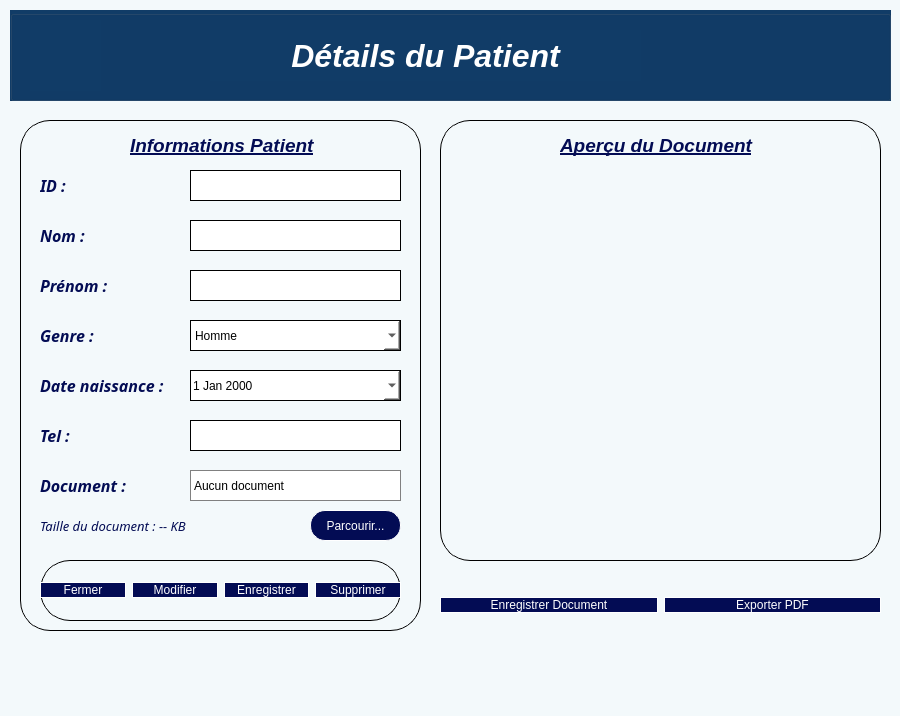
<?xml version="1.0" encoding="UTF-8"?>
<ui version="4.0">
 <class>PatientDetailsDialog</class>
 <widget class="QDialog" name="PatientDetailsDialog">
  <property name="geometry">
   <rect>
    <x>0</x>
    <y>0</y>
    <width>900</width>
    <height>716</height>
   </rect>
  </property>
  <property name="windowTitle">
   <string>Détails du Patient</string>
  </property>
  <property name="styleSheet">
   <string notr="true">color: rgb(0, 0, 0);
background-color: rgb(243, 249, 251);</string>
  </property>
  <widget class="QGroupBox" name="headerGroup">
   <property name="geometry">
    <rect>
     <x>10</x>
     <y>10</y>
     <width>881</width>
     <height>91</height>
    </rect>
   </property>
   <property name="styleSheet">
    <string notr="true">background-color: rgb(17, 60, 103);
color: rgb(255, 255, 255);</string>
   </property>
   <property name="title">
    <string/>
   </property>
   <widget class="QLabel" name="headerLabel">
    <property name="geometry">
     <rect>
      <x>200</x>
      <y>20</y>
      <width>431</width>
      <height>51</height>
     </rect>
    </property>
    <property name="font">
     <font>
      <family>Segoe UI</family>
      <pointsize>24</pointsize>
      <italic>true</italic>
      <bold>true</bold>
     </font>
    </property>
    <property name="styleSheet">
     <string notr="true">color: rgb(255, 255, 255);</string>
    </property>
    <property name="text">
     <string>Détails du Patient</string>
    </property>
    <property name="alignment">
     <set>Qt::AlignmentFlag::AlignCenter</set>
    </property>
   </widget>
   <widget class="QLabel" name="logoLabel">
    <property name="geometry">
     <rect>
      <x>20</x>
      <y>10</y>
      <width>71</width>
      <height>71</height>
     </rect>
    </property>
    <property name="styleSheet">
     <string notr="true">image: url(:/new/prefix1/image/Adobe Express - file (5).png);</string>
    </property>
    <property name="text">
     <string/>
    </property>
   </widget>
  </widget>
  <widget class="QFrame" name="patientInfoFrame">
   <property name="geometry">
    <rect>
     <x>20</x>
     <y>120</y>
     <width>401</width>
     <height>511</height>
    </rect>
   </property>
   <property name="styleSheet">
    <string notr="true">border:1px solid black;
border-radius:30px;
background-color: none;
color:#030C54</string>
   </property>
   <property name="frameShape">
    <enum>QFrame::Shape::StyledPanel</enum>
   </property>
   <property name="frameShadow">
    <enum>QFrame::Shadow::Raised</enum>
   </property>
   <widget class="QLabel" name="idLbl">
    <property name="geometry">
     <rect>
      <x>20</x>
      <y>50</y>
      <width>41</width>
      <height>31</height>
     </rect>
    </property>
    <property name="font">
     <font>
      <family>Perpetua</family>
      <pointsize>12</pointsize>
      <italic>true</italic>
      <bold>true</bold>
     </font>
    </property>
    <property name="styleSheet">
     <string notr="true">border: none;
color:#030C54</string>
    </property>
    <property name="text">
     <string>ID :</string>
    </property>
   </widget>
   <widget class="QLabel" name="nomLbl">
    <property name="geometry">
     <rect>
      <x>20</x>
      <y>100</y>
      <width>61</width>
      <height>31</height>
     </rect>
    </property>
    <property name="font">
     <font>
      <family>Perpetua</family>
      <pointsize>12</pointsize>
      <italic>true</italic>
      <bold>true</bold>
     </font>
    </property>
    <property name="styleSheet">
     <string notr="true">border: none;
color:#030C54</string>
    </property>
    <property name="text">
     <string>Nom :</string>
    </property>
   </widget>
   <widget class="QLabel" name="prenomLbl">
    <property name="geometry">
     <rect>
      <x>20</x>
      <y>150</y>
      <width>81</width>
      <height>31</height>
     </rect>
    </property>
    <property name="font">
     <font>
      <family>Perpetua</family>
      <pointsize>12</pointsize>
      <italic>true</italic>
      <bold>true</bold>
     </font>
    </property>
    <property name="styleSheet">
     <string notr="true">border: none;
color:#030C54</string>
    </property>
    <property name="text">
     <string>Prénom :</string>
    </property>
   </widget>
   <widget class="QLabel" name="genreLbl">
    <property name="geometry">
     <rect>
      <x>20</x>
      <y>200</y>
      <width>71</width>
      <height>31</height>
     </rect>
    </property>
    <property name="font">
     <font>
      <family>Perpetua</family>
      <pointsize>12</pointsize>
      <italic>true</italic>
      <bold>true</bold>
     </font>
    </property>
    <property name="styleSheet">
     <string notr="true">border: none;
color:#030C54</string>
    </property>
    <property name="text">
     <string>Genre :</string>
    </property>
   </widget>
   <widget class="QLabel" name="dateLbl">
    <property name="geometry">
     <rect>
      <x>20</x>
      <y>250</y>
      <width>141</width>
      <height>31</height>
     </rect>
    </property>
    <property name="font">
     <font>
      <family>Perpetua</family>
      <pointsize>12</pointsize>
      <italic>true</italic>
      <bold>true</bold>
     </font>
    </property>
    <property name="styleSheet">
     <string notr="true">border: none;
color:#030C54</string>
    </property>
    <property name="text">
     <string>Date naissance :</string>
    </property>
   </widget>
   <widget class="QLabel" name="telLbl">
    <property name="geometry">
     <rect>
      <x>20</x>
      <y>300</y>
      <width>71</width>
      <height>31</height>
     </rect>
    </property>
    <property name="font">
     <font>
      <family>Perpetua</family>
      <pointsize>12</pointsize>
      <italic>true</italic>
      <bold>true</bold>
     </font>
    </property>
    <property name="styleSheet">
     <string notr="true">border: none;
color:#030C54</string>
    </property>
    <property name="text">
     <string>Tel :</string>
    </property>
   </widget>
   <widget class="QLineEdit" name="idLineEdit">
    <property name="geometry">
     <rect>
      <x>170</x>
      <y>50</y>
      <width>211</width>
      <height>31</height>
     </rect>
    </property>
    <property name="styleSheet">
     <string notr="true">background-color: rgb(255, 255, 255);
color: rgb(0, 0, 0);</string>
    </property>
    <property name="readOnly">
     <bool>true</bool>
    </property>
   </widget>
   <widget class="QLineEdit" name="nomLineEdit">
    <property name="geometry">
     <rect>
      <x>170</x>
      <y>100</y>
      <width>211</width>
      <height>31</height>
     </rect>
    </property>
    <property name="styleSheet">
     <string notr="true">background-color: rgb(255, 255, 255);
color: rgb(0, 0, 0);</string>
    </property>
    <property name="readOnly">
     <bool>true</bool>
    </property>
   </widget>
   <widget class="QLineEdit" name="prenomLineEdit">
    <property name="geometry">
     <rect>
      <x>170</x>
      <y>150</y>
      <width>211</width>
      <height>31</height>
     </rect>
    </property>
    <property name="styleSheet">
     <string notr="true">background-color: rgb(255, 255, 255);
color: rgb(0, 0, 0);</string>
    </property>
    <property name="readOnly">
     <bool>true</bool>
    </property>
   </widget>
   <widget class="QLineEdit" name="telLineEdit">
    <property name="geometry">
     <rect>
      <x>170</x>
      <y>300</y>
      <width>211</width>
      <height>31</height>
     </rect>
    </property>
    <property name="styleSheet">
     <string notr="true">background-color: rgb(255, 255, 255);
color: rgb(0, 0, 0);</string>
    </property>
    <property name="readOnly">
     <bool>true</bool>
    </property>
   </widget>
   <widget class="QComboBox" name="genreComboBox">
    <property name="enabled">
     <bool>false</bool>
    </property>
    <property name="geometry">
     <rect>
      <x>170</x>
      <y>200</y>
      <width>211</width>
      <height>31</height>
     </rect>
    </property>
    <property name="styleSheet">
     <string notr="true">background-color: rgb(255, 255, 255);
color: rgb(0, 0, 0);</string>
    </property>
    <item>
     <property name="text">
      <string>Homme</string>
     </property>
    </item>
    <item>
     <property name="text">
      <string>Femme</string>
     </property>
    </item>
   </widget>
   <widget class="QDateEdit" name="dateEdit">
    <property name="geometry">
     <rect>
      <x>170</x>
      <y>250</y>
      <width>211</width>
      <height>31</height>
     </rect>
    </property>
    <property name="styleSheet">
     <string notr="true">background-color: rgb(255, 255, 255);
color: rgb(0, 0, 0);</string>
    </property>
    <property name="readOnly">
     <bool>true</bool>
    </property>
    <property name="calendarPopup">
     <bool>true</bool>
    </property>
   </widget>
   <widget class="QLabel" name="documentLbl">
    <property name="geometry">
     <rect>
      <x>20</x>
      <y>350</y>
      <width>141</width>
      <height>31</height>
     </rect>
    </property>
    <property name="font">
     <font>
      <family>Perpetua</family>
      <pointsize>12</pointsize>
      <italic>true</italic>
      <bold>true</bold>
     </font>
    </property>
    <property name="styleSheet">
     <string notr="true">border: none;
color:#030C54</string>
    </property>
    <property name="text">
     <string>Document :</string>
    </property>
   </widget>
   <widget class="QLabel" name="documentNameLabel">
    <property name="geometry">
     <rect>
      <x>170</x>
      <y>350</y>
      <width>211</width>
      <height>31</height>
     </rect>
    </property>
    <property name="styleSheet">
     <string notr="true">background-color: rgb(255, 255, 255);
color: rgb(0, 0, 0);
border: 1px solid gray;</string>
    </property>
    <property name="text">
     <string>Aucun document</string>
    </property>
    <property name="alignment">
     <set>Qt::AlignmentFlag::AlignLeading|Qt::AlignmentFlag::AlignLeft|Qt::AlignmentFlag::AlignVCenter</set>
    </property>
   </widget>
   <widget class="QPushButton" name="browseButtonp">
    <property name="enabled">
     <bool>false</bool>
    </property>
    <property name="geometry">
     <rect>
      <x>290</x>
      <y>390</y>
      <width>91</width>
      <height>31</height>
     </rect>
    </property>
    <property name="styleSheet">
     <string notr="true">border:1px solid white;
border-radius:15px;
background-color:#030C54;
color:white</string>
    </property>
    <property name="text">
     <string>Parcourir...</string>
    </property>
   </widget>
   <widget class="QLabel" name="documentSizeLabel">
    <property name="geometry">
     <rect>
      <x>20</x>
      <y>390</y>
      <width>241</width>
      <height>31</height>
     </rect>
    </property>
    <property name="font">
     <font>
      <family>Perpetua</family>
      <pointsize>10</pointsize>
      <italic>true</italic>
     </font>
    </property>
    <property name="styleSheet">
     <string notr="true">border: none;
color:#030C54</string>
    </property>
    <property name="text">
     <string>Taille du document : -- KB</string>
    </property>
   </widget>
   <widget class="QLabel" name="patientInfoTitle">
    <property name="geometry">
     <rect>
      <x>110</x>
      <y>10</y>
      <width>261</width>
      <height>31</height>
     </rect>
    </property>
    <property name="font">
     <font>
      <pointsize>14</pointsize>
      <italic>true</italic>
      <bold>true</bold>
      <underline>true</underline>
     </font>
    </property>
    <property name="styleSheet">
     <string notr="true">border: none;
color:#030C54</string>
    </property>
    <property name="text">
     <string>Informations Patient</string>
    </property>
   </widget>
   <widget class="QWidget" name="layoutWidget">
    <property name="geometry">
     <rect>
      <x>20</x>
      <y>440</y>
      <width>361</width>
      <height>61</height>
     </rect>
    </property>
    <layout class="QHBoxLayout" name="actionButtonLayout">
     <item>
      <widget class="QPushButton" name="cancelButtonp">
       <property name="styleSheet">
        <string notr="true">border:1px solid white;
border-radius:20px;
background-color:#030C54;
color:white</string>
       </property>
       <property name="text">
        <string>Fermer</string>
       </property>
      </widget>
     </item>
     <item>
      <widget class="QPushButton" name="editButtonp">
       <property name="styleSheet">
        <string notr="true">border:1px solid white;
border-radius:15px;
background-color:#030C54;
color:white</string>
       </property>
       <property name="text">
        <string>Modifier</string>
       </property>
      </widget>
     </item>
     <item>
      <widget class="QPushButton" name="modifyButtonp">
       <property name="enabled">
        <bool>false</bool>
       </property>
       <property name="styleSheet">
        <string notr="true">border:1px solid white;
border-radius:15px;
background-color:#030C54;
color:white</string>
       </property>
       <property name="text">
        <string>Enregistrer</string>
       </property>
      </widget>
     </item>
     <item>
      <widget class="QPushButton" name="deleteButtonp">
       <property name="styleSheet">
        <string notr="true">border:1px solid white;
border-radius:15px;
background-color:#030C54;
color:white</string>
       </property>
       <property name="text">
        <string>Supprimer</string>
       </property>
      </widget>
     </item>
    </layout>
   </widget>
  </widget>
  <widget class="QFrame" name="documentFrame">
   <property name="geometry">
    <rect>
     <x>440</x>
     <y>120</y>
     <width>441</width>
     <height>441</height>
    </rect>
   </property>
   <property name="styleSheet">
    <string notr="true">border:1px solid black;
border-radius:30px;
background-color: none;
color:#030C54</string>
   </property>
   <property name="frameShape">
    <enum>QFrame::Shape::StyledPanel</enum>
   </property>
   <property name="frameShadow">
    <enum>QFrame::Shadow::Raised</enum>
   </property>
   <widget class="QLabel" name="documentPreviewTitle">
    <property name="geometry">
     <rect>
      <x>120</x>
      <y>10</y>
      <width>261</width>
      <height>31</height>
     </rect>
    </property>
    <property name="font">
     <font>
      <pointsize>14</pointsize>
      <italic>true</italic>
      <bold>true</bold>
      <underline>true</underline>
     </font>
    </property>
    <property name="styleSheet">
     <string notr="true">border: none;
color:#030C54</string>
    </property>
    <property name="text">
     <string>Aperçu du Document</string>
    </property>
   </widget>
  </widget>
  <widget class="QWidget" name="layoutWidget_3">
   <property name="geometry">
    <rect>
     <x>440</x>
     <y>580</y>
     <width>441</width>
     <height>51</height>
    </rect>
   </property>
   <layout class="QHBoxLayout" name="documentButtonLayout">
    <item>
     <widget class="QPushButton" name="saveButtonp">
      <property name="styleSheet">
       <string notr="true">border:1px solid white;
border-radius:15px;
background-color:#030C54;
color:white</string>
      </property>
      <property name="text">
       <string>Enregistrer Document</string>
      </property>
     </widget>
    </item>
    <item>
     <widget class="QPushButton" name="pdfButtonp">
      <property name="styleSheet">
       <string notr="true">border:1px solid white;
border-radius:15px;
background-color:#030C54;
color:white</string>
      </property>
      <property name="text">
       <string>Exporter PDF</string>
      </property>
     </widget>
    </item>
   </layout>
  </widget>
 </widget>
 <resources/>
 <connections/>
</ui>
